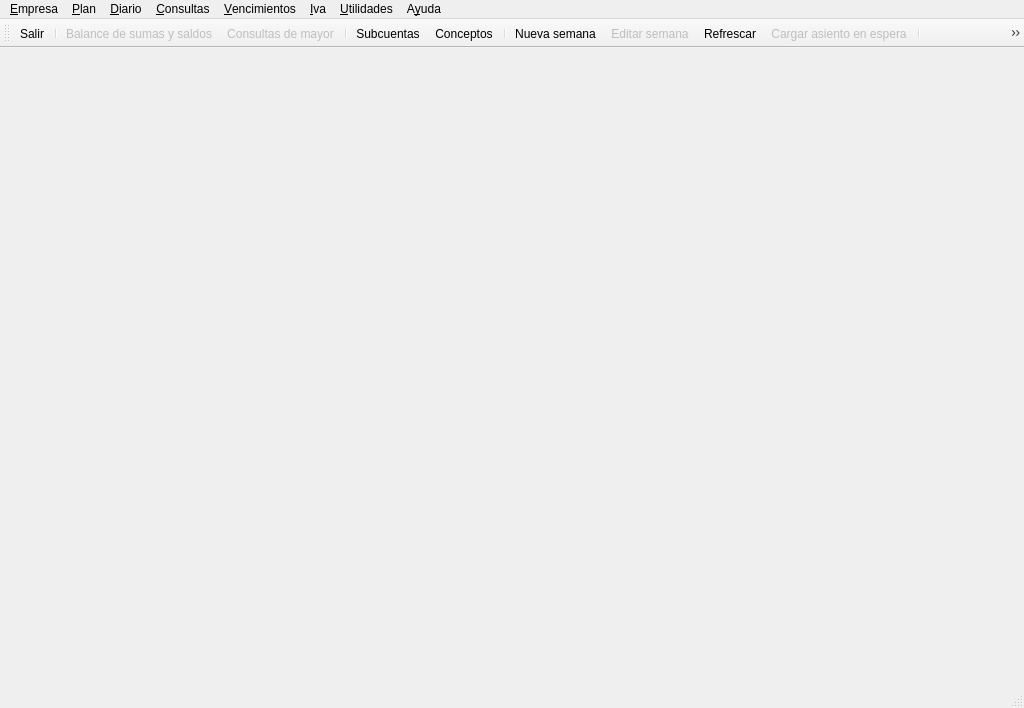
 <widget class="QMainWindow" name="Mrconta" >
  <property name="geometry" >
   <rect>
    <x>0</x>
    <y>0</y>
    <width>1024</width>
    <height>708</height>
   </rect>
  </property>
  <property name="windowTitle" >
   <string>LibroKuentas</string>
  </property>
  <property name="windowIcon" >
   <iconset resource="keme.qrc" >
    <normaloff>:/graf/keme.png</normaloff>:/graf/keme.png</iconset>
  </property>
  <widget class="QWidget" name="centralwidget" >
   <layout class="QVBoxLayout" >
    <property name="spacing" >
     <number>6</number>
    </property>
    <property name="margin" >
     <number>9</number>
    </property>
   </layout>
  </widget>
  <widget class="QMenuBar" name="menubar" >
   <property name="geometry" >
    <rect>
     <x>0</x>
     <y>0</y>
     <width>1024</width>
     <height>25</height>
    </rect>
   </property>
   <widget class="QMenu" name="menuEmpresa" >
    <property name="title" >
     <string>&amp;Empresa</string>
    </property>
    <addaction name="actionConexi_n" />
    <addaction name="actionEjercicios_contables" />
    <addaction name="actionNuevaempresa" />
    <addaction name="actionConfiguraci_n" />
    <addaction name="actionSalir" />
   </widget>
   <widget class="QMenu" name="menuPlan" >
    <property name="title" >
     <string>&amp;Plan</string>
    </property>
    <addaction name="actionCuentas" />
    <addaction name="actionSubcuentas" />
    <addaction name="actionBusca_subcuenta" />
    <addaction name="separator" />
    <addaction name="actionExportar_plan" />
    <addaction name="actionExportar_plan_con_subcuentas" />
    <addaction name="actionImportar_plan" />
   </widget>
   <widget class="QMenu" name="menuDiario" >
    <property name="title" >
     <string>&amp;Diario</string>
    </property>
    <widget class="QMenu" name="menuAsientos_autom_ticos" >
     <property name="title" >
      <string>Semanas au&amp;tomáticas</string>
     </property>
     <addaction name="actionNuevo_asiento_autom" />
     <addaction name="actionImportar_asiento" />
    </widget>
    <widget class="QMenu" name="menuFin_de_ejercicio" >
     <property name="enabled" >
      <bool>true</bool>
     </property>
     <property name="title" >
      <string>Fin de e&amp;jercicio</string>
     </property>
     <addaction name="actionRegularizacion" />
     <addaction name="actionMarcar_como_cerrado_ejercicio" />
     <addaction name="actionCierre_de_ejercicio" />
     <addaction name="actionDeshacer_cierre" />
     <addaction name="actionAsiento_de_apertura" />
    </widget>
    <widget class="QMenu" name="menuOrdenar_por" >
     <property name="title" >
      <string>Ordenar por...</string>
     </property>
     <addaction name="actionOrden_numero" />
     <addaction name="actionNumero_cuenta" />
    </widget>
    <addaction name="actionNuevo_asiento" />
    <addaction name="actionEditar_asiento" />
    <addaction name="actionEditar_asiento_num" />
    <addaction name="actionBorra_asiento" />
    <addaction name="actionFiltrar_diario" />
    <addaction name="actionCopiar" />
    <addaction name="actionPegar" />
    <addaction name="actionCortar" />
    <addaction name="actionRefrescar" />
    <addaction name="actionCargar_asiento_en_espera" />
    <addaction name="actionImprimir_diario" />
    <addaction name="actionDiario_resumen" />
    <addaction name="actionConceptos" />
    <addaction name="actionBusca_concepto" />
    <addaction name="menuAsientos_autom_ticos" />
    <addaction name="menuFin_de_ejercicio" />
    <addaction name="actionTipos_diario" />
    <addaction name="menuOrdenar_por" />
   </widget>
   <widget class="QMenu" name="menuConsultas" >
    <property name="title" >
     <string>&amp;Consultas</string>
    </property>
    <addaction name="actionConsultas_de_mayor" />
    <addaction name="actionImprime_mayor" />
    <addaction name="actionBalance_de_sumas_y_saldos" />
    <addaction name="actionAcumulados_mes" />
    <addaction name="actionConsulta_plan" />
    <addaction name="actionOperaciones" />
   </widget>
   <widget class="QMenu" name="menuVencimientos" >
    <property name="title" >
     <string>&amp;Vencimientos</string>
    </property>
    <addaction name="actionVencimientos_a_partir_diario" />
    <addaction name="actionProcesar_vencimientos" />
    <addaction name="actionVencimientosSemana" />
   </widget>
   <widget class="QMenu" name="menuIva" >
    <property name="enabled" >
     <bool>true</bool>
    </property>
    <property name="title" >
     <string>&amp;Iva</string>
    </property>
    <addaction name="actionNuevo_registro_de_IVA_soportado" />
    <addaction name="actionNuevo_registro_de_IVA_repercutido" />
    <addaction name="actionAdquisici_n_intracomunitaria_de_bienes" />
    <addaction name="actionEntrega_intracomunitaria_de_bienes" />
    <addaction name="actionTipos_de_IVA" />
    <addaction name="actionLibro_de_Facturas_Recibidas" />
    <addaction name="actionLibro_de_Facturas_Emitidas" />
    <addaction name="actionLibro_IVA_soportado_por_AIB" />
    <addaction name="actionLibro_IVA_repercutido_por_AIB" />
    <addaction name="actionLibro_de_entregas_intracomunitarias" />
    <addaction name="actionLiquidaci_n_de_IVA" />
    <addaction name="actionRelopiva" />
   </widget>
   <widget class="QMenu" name="menuUtilidades" >
    <property name="title" >
     <string>&amp;Utilidades</string>
    </property>
    <widget class="QMenu" name="menuImportar" >
     <property name="title" >
      <string>&amp;Importar</string>
     </property>
     <addaction name="actionImportar_asientos" />
     <addaction name="actionEditar_equivalencias" />
    </widget>
    <widget class="QMenu" name="menuLibros_contables" >
     <property name="title" >
      <string>&amp;Libros contables</string>
     </property>
     <addaction name="actionAgrupar_TEX" />
     <addaction name="actionConsulta_TEX" />
     <addaction name="actionGenerar_PDF" />
    </widget>
    <widget class="QMenu" name="menuConversi_n_Plan_Contable" >
     <property name="enabled" >
      <bool>false</bool>
     </property>
     <property name="title" >
      <string>Conver&amp;sión Plan Contable</string>
     </property>
     <addaction name="actionCargar_plan_nuevo" />
     <addaction name="actionEditar_plan_nuevo" />
     <addaction name="actionMover_subcuentas_en_plan_nuevo" />
     <addaction name="actionBorrar_plan_nuevo" />
    </widget>
    <addaction name="actionPreferencias" />
    <addaction name="menuImportar" />
    <addaction name="actionAsignar_diario" />
    <addaction name="actionIntercambiar_numeros" />
    <addaction name="menuLibros_contables" />
    <addaction name="actionBorrar_intervalo" />
    <addaction name="actionIntercambiar_cuenta" />
    <addaction name="actionCambiar_cuenta" />
    <addaction name="actionEdita_pase" />
    <addaction name="actionEditar_concepto_y_documento" />
    <addaction name="actionCopia_seguridad" />
    <addaction name="actionRectificar_saldos" />
    <addaction name="menuConversi_n_Plan_Contable" />
   </widget>
   <widget class="QMenu" name="menuAyuda" >
    <property name="title" >
     <string>A&amp;yuda</string>
    </property>
    <addaction name="actionContenido" />
    <addaction name="actionInformacion_conexion" />
    <addaction name="actionAcerca_de" />
    <addaction name="actionAcuerdo_de_licencia" />
    <addaction name="actionAcuerdo_de_licencia_esp" />
   </widget>
   <addaction name="menuEmpresa" />
   <addaction name="menuPlan" />
   <addaction name="menuDiario" />
   <addaction name="menuConsultas" />
   <addaction name="menuVencimientos" />
   <addaction name="menuIva" />
   <addaction name="menuUtilidades" />
   <addaction name="menuAyuda" />
  </widget>
  <widget class="QStatusBar" name="statusbar" />
  <widget class="QToolBar" name="toolBar" >
   <property name="enabled" >
    <bool>true</bool>
   </property>
   <property name="orientation" >
    <enum>Qt::Horizontal</enum>
   </property>
   <property name="iconSize" >
    <size>
     <width>31</width>
     <height>31</height>
    </size>
   </property>
   <attribute name="toolBarArea" >
    <enum>TopToolBarArea</enum>
   </attribute>
   <attribute name="toolBarBreak" >
    <bool>false</bool>
   </attribute>
   <addaction name="actionSalir" />
   <addaction name="separator" />
   <addaction name="actionBalance_de_sumas_y_saldos" />
   <addaction name="actionConsultas_de_mayor" />
   <addaction name="separator" />
   <addaction name="actionSubcuentas" />
   <addaction name="actionConceptos" />
   <addaction name="separator" />
   <addaction name="actionNuevo_asiento" />
   <addaction name="actionEditar_asiento" />
   <addaction name="actionRefrescar" />
   <addaction name="actionCargar_asiento_en_espera" />
   <addaction name="separator" />
   <addaction name="actionNuevo_registro_de_IVA_soportado" />
   <addaction name="actionNuevo_registro_de_IVA_repercutido" />
   <addaction name="separator" />
   <addaction name="actionCopiar" />
   <addaction name="actionCortar" />
   <addaction name="actionPegar" />
   <addaction name="separator" />
   <addaction name="actionFiltrar_diario" />
   <addaction name="actionImprimir_diario" />
   <addaction name="separator" />
   <addaction name="actionVencimientos_a_partir_diario" />
   <addaction name="actionVencimientosSemana" />
   <addaction name="actionProcesar_vencimientos" />
   <addaction name="separator" />
   <addaction name="actionNuevo_asiento_autom" />
  </widget>
  <action name="actionNuevaempresa" >
   <property name="text" >
    <string>&amp;Nueva empresa</string>
   </property>
   <property name="iconText" >
    <string>nueva empresa</string>
   </property>
   <property name="toolTip" >
    <string>nueva empresa</string>
   </property>
  </action>
  <action name="actionConexi_n" >
   <property name="text" >
    <string>&amp;Conexión</string>
   </property>
  </action>
  <action name="actionSalir" >
   <property name="icon" >
    <iconset resource="keme.qrc" >
     <normaloff>:/graf/Door.png</normaloff>:/graf/Door.png</iconset>
   </property>
   <property name="text" >
    <string>&amp;Salir</string>
   </property>
  </action>
  <action name="actionPreferencias" >
   <property name="icon" >
    <iconset resource="keme.qrc" >
     <normaloff>:/images/librok-18.png</normaloff>:/images/librok-18.png</iconset>
   </property>
   <property name="text" >
    <string>&amp;Preferencias</string>
   </property>
  </action>
  <action name="actionFiltrar_diario" >
   <property name="icon" >
    <iconset resource="keme.qrc" >
     <normaloff>:/images/librok-29.png</normaloff>:/images/librok-29.png</iconset>
   </property>
   <property name="text" >
    <string>&amp;Filtrar diario</string>
   </property>
  </action>
  <action name="actionCopiar" >
   <property name="enabled" >
    <bool>false</bool>
   </property>
   <property name="icon" >
    <iconset resource="keme.qrc" >
     <normaloff>:/graf/Copy.png</normaloff>:/graf/Copy.png</iconset>
   </property>
   <property name="text" >
    <string>C&amp;opiar</string>
   </property>
  </action>
  <action name="actionConfiguraci_n" >
   <property name="text" >
    <string>C&amp;onfiguración</string>
   </property>
  </action>
  <action name="actionImportar_asientos" >
   <property name="icon" >
    <iconset resource="keme.qrc" >
     <normaloff>:/images/librok-1.png</normaloff>:/images/librok-1.png</iconset>
   </property>
   <property name="text" >
    <string>&amp;Importar semanas</string>
   </property>
  </action>
  <action name="actionPegar" >
   <property name="enabled" >
    <bool>false</bool>
   </property>
   <property name="icon" >
    <iconset resource="keme.qrc" >
     <normaloff>:/graf/Paste.png</normaloff>:/graf/Paste.png</iconset>
   </property>
   <property name="text" >
    <string>&amp;Pegar</string>
   </property>
  </action>
  <action name="actionRefrescar" >
   <property name="icon" >
    <iconset resource="keme.qrc" >
     <normaloff>:/images/librok-54.png</normaloff>:/images/librok-54.png</iconset>
   </property>
   <property name="text" >
    <string>&amp;Refrescar</string>
   </property>
  </action>
  <action name="actionCortar" >
   <property name="enabled" >
    <bool>false</bool>
   </property>
   <property name="icon" >
    <iconset resource="keme.qrc" >
     <normaloff>:/graf/tijeras.png</normaloff>:/graf/tijeras.png</iconset>
   </property>
   <property name="text" >
    <string>&amp;Cortar</string>
   </property>
  </action>
  <action name="actionCuentas" >
   <property name="text" >
    <string>&amp;Cuentas</string>
   </property>
  </action>
  <action name="actionSubcuentas" >
   <property name="icon" >
    <iconset resource="keme.qrc" >
     <normaloff>:/graf/subcuenta.png</normaloff>:/graf/subcuenta.png</iconset>
   </property>
   <property name="text" >
    <string>&amp;Subcuentas</string>
   </property>
  </action>
  <action name="actionBusca_subcuenta" >
   <property name="enabled" >
    <bool>true</bool>
   </property>
   <property name="text" >
    <string>&amp;Busca subcuenta</string>
   </property>
  </action>
  <action name="actionNuevo_asiento" >
   <property name="enabled" >
    <bool>true</bool>
   </property>
   <property name="icon" >
    <iconset resource="keme.qrc" >
     <normaloff>:/graf/File.png</normaloff>:/graf/File.png</iconset>
   </property>
   <property name="text" >
    <string>&amp;Nueva semana</string>
   </property>
   <property name="shortcut" >
    <string>Ctrl+A</string>
   </property>
  </action>
  <action name="actionConceptos" >
   <property name="icon" >
    <iconset resource="keme.qrc" >
     <normaloff>:/graf/concepto.png</normaloff>:/graf/concepto.png</iconset>
   </property>
   <property name="text" >
    <string>Co&amp;nceptos</string>
   </property>
  </action>
  <action name="actionBusca_concepto" >
   <property name="text" >
    <string>B&amp;usca concepto</string>
   </property>
  </action>
  <action name="actionNuevo_registro_de_IVA_soportado" >
   <property name="enabled" >
    <bool>false</bool>
   </property>
   <property name="icon" >
    <iconset resource="keme.qrc" >
     <normaloff>:/graf/soportado.png</normaloff>:/graf/soportado.png</iconset>
   </property>
   <property name="text" >
    <string>Nuevo registro de IVA &amp;soportado</string>
   </property>
   <property name="shortcut" >
    <string>Ctrl+S</string>
   </property>
  </action>
  <action name="actionNuevo_registro_de_IVA_repercutido" >
   <property name="enabled" >
    <bool>false</bool>
   </property>
   <property name="icon" >
    <iconset resource="keme.qrc" >
     <normaloff>:/graf/repercutido.png</normaloff>:/graf/repercutido.png</iconset>
   </property>
   <property name="text" >
    <string>Nuevo registro de IVA &amp;repercutido</string>
   </property>
   <property name="shortcut" >
    <string>Ctrl+R</string>
   </property>
  </action>
  <action name="actionAdquisici_n_intracomunitaria_de_bienes" >
   <property name="enabled" >
    <bool>false</bool>
   </property>
   <property name="text" >
    <string>&amp;Adquisición intracomunitaria de bienes</string>
   </property>
  </action>
  <action name="actionEntrega_intracomunitaria_de_bienes" >
   <property name="enabled" >
    <bool>false</bool>
   </property>
   <property name="text" >
    <string>&amp;Entrega intracomunitaria de bienes</string>
   </property>
  </action>
  <action name="actionC_digos_imputaci_n_primer_nivel" >
   <property name="enabled" >
    <bool>false</bool>
   </property>
   <property name="text" >
    <string>Códigos imputación &amp;primer nivel</string>
   </property>
  </action>
  <action name="actionC_digos_imputaci_n_segundo_nivel" >
   <property name="enabled" >
    <bool>false</bool>
   </property>
   <property name="text" >
    <string>Códigos imputación &amp;segundo nivel</string>
   </property>
  </action>
  <action name="actionC_digos_imputaci_n_tercer_nivel" >
   <property name="enabled" >
    <bool>false</bool>
   </property>
   <property name="text" >
    <string>Códigos imputación &amp;tercer nivel</string>
   </property>
  </action>
  <action name="actionPrueba" >
   <property name="text" >
    <string>prueba</string>
   </property>
  </action>
  <action name="actionConsultas_de_mayor" >
   <property name="enabled" >
    <bool>false</bool>
   </property>
   <property name="icon" >
    <iconset resource="keme.qrc" >
     <normaloff>:/graf/mayorg.xpm</normaloff>:/graf/mayorg.xpm</iconset>
   </property>
   <property name="text" >
    <string>&amp;Consultas de mayor</string>
   </property>
   <property name="shortcut" >
    <string comment="Consultas|Mayor" >Ctrl+M</string>
   </property>
  </action>
  <action name="actionEditar_asiento" >
   <property name="enabled" >
    <bool>false</bool>
   </property>
   <property name="icon" >
    <iconset resource="keme.qrc" >
     <normaloff>:/images/journal.png</normaloff>:/images/journal.png</iconset>
   </property>
   <property name="text" >
    <string>&amp;Editar semana</string>
   </property>
  </action>
  <action name="actionImprime_mayor" >
   <property name="enabled" >
    <bool>false</bool>
   </property>
   <property name="text" >
    <string>&amp;Imprime mayor</string>
   </property>
  </action>
  <action name="actionBalance_de_sumas_y_saldos" >
   <property name="enabled" >
    <bool>false</bool>
   </property>
   <property name="icon" >
    <iconset resource="keme.qrc" >
     <normaloff>:/graf/bss.png</normaloff>:/graf/bss.png</iconset>
   </property>
   <property name="text" >
    <string>&amp;Balance de sumas y saldos</string>
   </property>
  </action>
  <action name="actionConsulta_imputaciones" >
   <property name="enabled" >
    <bool>false</bool>
   </property>
   <property name="text" >
    <string>&amp;Consulta imputaciones</string>
   </property>
  </action>
  <action name="actionNuevo_asiento_autom" >
   <property name="icon" >
    <iconset resource="keme.qrc" >
     <normaloff>:/images/librok-34.png</normaloff>:/images/librok-34.png</iconset>
   </property>
   <property name="text" >
    <string>&amp;Nueva semana automática</string>
   </property>
  </action>
  <action name="actionEdicion_asiento_autom" >
   <property name="enabled" >
    <bool>false</bool>
   </property>
   <property name="text" >
    <string>&amp;Edición asiento automático</string>
   </property>
  </action>
  <action name="actionEjecutar_asiento_autom" >
   <property name="enabled" >
    <bool>false</bool>
   </property>
   <property name="icon" >
    <iconset>
     <normaloff>:/graf/pad.png</normaloff>:/graf/pad.png</iconset>
   </property>
   <property name="text" >
    <string>E&amp;jecutar asiento automático</string>
   </property>
  </action>
  <action name="actionPlan_de_amortizaciones" >
   <property name="text" >
    <string>&amp;Plan de amortizaciones</string>
   </property>
  </action>
  <action name="actionAsiento_de_amortizaciones" >
   <property name="text" >
    <string>&amp;Asiento de amortizaciones</string>
   </property>
  </action>
  <action name="actionDiferencias_base_imponible" >
   <property name="text" >
    <string>&amp;Diferencias en base imponible I.S.</string>
   </property>
  </action>
  <action name="actionHcodif" >
   <property name="text" >
    <string>&amp;Histórico de diferencias en amortizaciones</string>
   </property>
  </action>
  <action name="actionInmovilizado_neto" >
   <property name="text" >
    <string>&amp;Inmovilizado neto</string>
   </property>
  </action>
  <action name="actionEjercicios_contables" >
   <property name="text" >
    <string>&amp;Ejercicios contables</string>
   </property>
  </action>
  <action name="actionVencimientos_a_partir_diario" >
   <property name="enabled" >
    <bool>false</bool>
   </property>
   <property name="icon" >
    <iconset resource="keme.qrc" >
     <normaloff>:/images/librok-14.png</normaloff>:/images/librok-14.png</iconset>
   </property>
   <property name="text" >
    <string>&amp;Vencimientos a partir diario</string>
   </property>
   <property name="shortcut" >
    <string>Ctrl+V</string>
   </property>
  </action>
  <action name="actionProcesar_vencimientos" >
   <property name="enabled" >
    <bool>true</bool>
   </property>
   <property name="icon" >
    <iconset resource="keme.qrc" >
     <normaloff>:/graf/money.png</normaloff>:/graf/money.png</iconset>
   </property>
   <property name="text" >
    <string>&amp;Procesar vencimientos</string>
   </property>
   <property name="shortcut" >
    <string>Ctrl+P</string>
   </property>
  </action>
  <action name="actionExportar_plan" >
   <property name="enabled" >
    <bool>true</bool>
   </property>
   <property name="text" >
    <string>&amp;Exportar plan</string>
   </property>
  </action>
  <action name="actionExportar_plan_con_subcuentas" >
   <property name="enabled" >
    <bool>true</bool>
   </property>
   <property name="text" >
    <string>E&amp;xportar plan con subcuentas</string>
   </property>
  </action>
  <action name="actionEditar_asiento_num" >
   <property name="icon" >
    <iconset resource="keme.qrc" >
     <normaloff>:/images/contgen2.png</normaloff>:/images/contgen2.png</iconset>
   </property>
   <property name="text" >
    <string>E&amp;ditar semana número ...</string>
   </property>
  </action>
  <action name="actionBorra_asiento" >
   <property name="enabled" >
    <bool>true</bool>
   </property>
   <property name="icon" >
    <iconset resource="keme.qrc" >
     <normaloff>:/graf/borrar.png</normaloff>:/graf/borrar.png</iconset>
   </property>
   <property name="text" >
    <string>&amp;Borra semana</string>
   </property>
   <property name="visible" >
    <bool>true</bool>
   </property>
  </action>
  <action name="actionImprimir_diario" >
   <property name="enabled" >
    <bool>false</bool>
   </property>
   <property name="icon" >
    <iconset resource="keme.qrc" >
     <normaloff>:/graf/Print.png</normaloff>:/graf/Print.png</iconset>
   </property>
   <property name="text" >
    <string>&amp;Imprimir diario</string>
   </property>
  </action>
  <action name="actionDiario_resumen" >
   <property name="enabled" >
    <bool>false</bool>
   </property>
   <property name="text" >
    <string>&amp;Diario resumen</string>
   </property>
  </action>
  <action name="actionCargar_asiento_en_espera" >
   <property name="enabled" >
    <bool>false</bool>
   </property>
   <property name="icon" >
    <iconset resource="keme.qrc" >
     <normaloff>:/graf/clock.png</normaloff>:/graf/clock.png</iconset>
   </property>
   <property name="text" >
    <string>Ca&amp;rgar asiento en espera</string>
   </property>
  </action>
  <action name="actionEjecutar_ult_autom" >
   <property name="enabled" >
    <bool>false</bool>
   </property>
   <property name="text" >
    <string>Ejec&amp;utar último asiento automático</string>
   </property>
  </action>
  <action name="actionBorrar_asiento_autom" >
   <property name="enabled" >
    <bool>false</bool>
   </property>
   <property name="text" >
    <string>&amp;Borrar asiento automático</string>
   </property>
  </action>
  <action name="actionRegularizacion" >
   <property name="enabled" >
    <bool>false</bool>
   </property>
   <property name="text" >
    <string>&amp;Regularización</string>
   </property>
  </action>
  <action name="actionCierre_de_ejercicio" >
   <property name="enabled" >
    <bool>false</bool>
   </property>
   <property name="text" >
    <string>&amp;Cierre de ejercicio</string>
   </property>
  </action>
  <action name="actionDeshacer_cierre" >
   <property name="text" >
    <string>&amp;Deshacer cierre</string>
   </property>
  </action>
  <action name="actionAsiento_de_apertura" >
   <property name="enabled" >
    <bool>false</bool>
   </property>
   <property name="text" >
    <string>&amp;Asiento de apertura</string>
   </property>
  </action>
  <action name="actionAcumulados_mes" >
   <property name="enabled" >
    <bool>false</bool>
   </property>
   <property name="text" >
    <string>&amp;Acumulados mes</string>
   </property>
  </action>
  <action name="actionConsulta_plan" >
   <property name="enabled" >
    <bool>false</bool>
   </property>
   <property name="text" >
    <string>C&amp;onsulta plan</string>
   </property>
  </action>
  <action name="actionOperaciones" >
   <property name="enabled" >
    <bool>true</bool>
   </property>
   <property name="icon" >
    <iconset resource="keme.qrc" >
     <normaloff>:/images/librok-20.png</normaloff>:/images/librok-20.png</iconset>
   </property>
   <property name="text" >
    <string>&amp;Volumen de operaciones</string>
   </property>
  </action>
  <action name="actionVencimientosSemana" >
   <property name="enabled" >
    <bool>true</bool>
   </property>
   <property name="icon" >
    <iconset resource="keme.qrc" >
     <normaloff>:/graf/pago.png</normaloff>:/graf/pago.png</iconset>
   </property>
   <property name="text" >
    <string>Vencimientos de la &amp;Semana</string>
   </property>
  </action>
  <action name="actionAsignar_vencimientos_cuentas_a_cobrar" >
   <property name="enabled" >
    <bool>false</bool>
   </property>
   <property name="icon" >
    <iconset resource="keme.qrc" >
     <normaloff>:/graf/cobro.png</normaloff>:/graf/cobro.png</iconset>
   </property>
   <property name="text" >
    <string>A&amp;signar vencimientos, cuentas a cobrar</string>
   </property>
  </action>
  <action name="actionVencimientos_anulados" >
   <property name="enabled" >
    <bool>false</bool>
   </property>
   <property name="text" >
    <string>V&amp;encimientos anulados</string>
   </property>
  </action>
  <action name="actionTipos_de_IVA" >
   <property name="enabled" >
    <bool>false</bool>
   </property>
   <property name="text" >
    <string>&amp;Tipos de IVA</string>
   </property>
  </action>
  <action name="actionLibro_de_Facturas_Recibidas" >
   <property name="enabled" >
    <bool>false</bool>
   </property>
   <property name="text" >
    <string>&amp;Libro de Facturas Recibidas</string>
   </property>
  </action>
  <action name="actionLibro_de_Facturas_Emitidas" >
   <property name="enabled" >
    <bool>false</bool>
   </property>
   <property name="text" >
    <string>L&amp;ibro de Facturas Emitidas</string>
   </property>
  </action>
  <action name="actionLibro_IVA_soportado_por_AIB" >
   <property name="enabled" >
    <bool>false</bool>
   </property>
   <property name="text" >
    <string>Li&amp;bro IVA soportado por AIB</string>
   </property>
  </action>
  <action name="actionLibro_IVA_repercutido_por_AIB" >
   <property name="enabled" >
    <bool>false</bool>
   </property>
   <property name="text" >
    <string>Libr&amp;o IVA repercutido por AIB</string>
   </property>
  </action>
  <action name="actionLibro_de_entregas_intracomunitarias" >
   <property name="enabled" >
    <bool>false</bool>
   </property>
   <property name="text" >
    <string>Libro &amp;de entregas intracomunitarias</string>
   </property>
  </action>
  <action name="actionLiquidaci_n_de_IVA" >
   <property name="enabled" >
    <bool>false</bool>
   </property>
   <property name="text" >
    <string>Li&amp;quidación de IVA</string>
   </property>
  </action>
  <action name="actionRelopiva" >
   <property name="enabled" >
    <bool>false</bool>
   </property>
   <property name="text" >
    <string>Rela&amp;ción de operaciones según libros IVA</string>
   </property>
  </action>
  <action name="actionBorrar_estado_contable" >
   <property name="text" >
    <string>&amp;Borrar estado contable</string>
   </property>
  </action>
  <action name="actionExportar_estado_contable" >
   <property name="text" >
    <string>E&amp;xportar estado contable</string>
   </property>
  </action>
  <action name="actionImportar_estado_contable" >
   <property name="text" >
    <string>&amp;Importar estado contable</string>
   </property>
  </action>
  <action name="actionLibera_calculo" >
   <property name="text" >
    <string>&amp;Libera cálculo saldos medios</string>
   </property>
  </action>
  <action name="actionRenumerar_asientos" >
   <property name="enabled" >
    <bool>false</bool>
   </property>
   <property name="text" >
    <string>&amp;Renumerar asientos</string>
   </property>
  </action>
  <action name="actionIntercambiar_numeros" >
   <property name="enabled" >
    <bool>false</bool>
   </property>
   <property name="text" >
    <string>I&amp;ntercambiar números de asiento</string>
   </property>
  </action>
  <action name="actionAsignar_diario" >
   <property name="enabled" >
    <bool>true</bool>
   </property>
   <property name="text" >
    <string>&amp;Asignar diario</string>
   </property>
  </action>
  <action name="actionMarcar_como_cerrado_ejercicio" >
   <property name="enabled" >
    <bool>true</bool>
   </property>
   <property name="text" >
    <string>&amp;Marcar como cerrado ejercicio</string>
   </property>
  </action>
  <action name="actionAgrupar_TEX" >
   <property name="text" >
    <string>&amp;Agrupar ficheros TEX en libro</string>
   </property>
  </action>
  <action name="actionConsulta_TEX" >
   <property name="text" >
    <string>&amp;Consulta ficheros TEX</string>
   </property>
  </action>
  <action name="actionGenerar_PDF" >
   <property name="icon" >
    <iconset resource="keme.qrc" >
     <normaloff>:/images/librok-43.png</normaloff>:/images/librok-43.png</iconset>
   </property>
   <property name="text" >
    <string>&amp;Generar PDF</string>
   </property>
  </action>
  <action name="actionImprimir_TEX" >
   <property name="text" >
    <string>Imprimir TEX</string>
   </property>
  </action>
  <action name="actionBorrar_intervalo" >
   <property name="enabled" >
    <bool>false</bool>
   </property>
   <property name="text" >
    <string>&amp;Borrar intervalo de asientos</string>
   </property>
  </action>
  <action name="actionIntercambiar_cuenta" >
   <property name="enabled" >
    <bool>false</bool>
   </property>
   <property name="text" >
    <string>In&amp;tercambiar cuenta en diario</string>
   </property>
  </action>
  <action name="actionCambiar_cuenta" >
   <property name="enabled" >
    <bool>false</bool>
   </property>
   <property name="text" >
    <string>&amp;Cambiar cuenta a apunte</string>
   </property>
  </action>
  <action name="actionEdita_pase" >
   <property name="enabled" >
    <bool>false</bool>
   </property>
   <property name="text" >
    <string>&amp;Edita pase</string>
   </property>
  </action>
  <action name="actionEditar_concepto_y_documento" >
   <property name="text" >
    <string>E&amp;ditar concepto y documento en pase</string>
   </property>
  </action>
  <action name="actionCopia_seguridad" >
   <property name="icon" >
    <iconset resource="keme.qrc" >
     <normaloff>:/graf/gz.png</normaloff>:/graf/gz.png</iconset>
   </property>
   <property name="text" >
    <string>C&amp;opia seguridad</string>
   </property>
  </action>
  <action name="actionRectificar_saldos" >
   <property name="text" >
    <string>Recti&amp;ficar saldos</string>
   </property>
  </action>
  <action name="actionContenido" >
   <property name="text" >
    <string>&amp;Contenido</string>
   </property>
  </action>
  <action name="actionInformacion_conexion" >
   <property name="icon" >
    <iconset resource="keme.qrc" >
     <normaloff>:/images/librok-33.png</normaloff>:/images/librok-33.png</iconset>
   </property>
   <property name="text" >
    <string>&amp;Información de la conexión</string>
   </property>
  </action>
  <action name="actionAcerca_de" >
   <property name="text" >
    <string>&amp;Acerca de</string>
   </property>
  </action>
  <action name="actionAcuerdo_de_licencia" >
   <property name="text" >
    <string>Ac&amp;uerdo de licencia</string>
   </property>
  </action>
  <action name="actionAcuerdo_de_licencia_esp" >
   <property name="text" >
    <string>Acuerdo de licencia en &amp;español</string>
   </property>
  </action>
  <action name="actionCargar_plan_nuevo" >
   <property name="text" >
    <string>&amp;Cargar plan nuevo</string>
   </property>
  </action>
  <action name="actionEditar_plan_nuevo" >
   <property name="text" >
    <string>&amp;Editar plan nuevo</string>
   </property>
  </action>
  <action name="actionEditar_equivalencias" >
   <property name="text" >
    <string>E&amp;ditar equivalencias</string>
   </property>
  </action>
  <action name="actionConvertir" >
   <property name="text" >
    <string>Convertir</string>
   </property>
  </action>
  <action name="actionMover_subcuentas_en_plan_nuevo" >
   <property name="text" >
    <string>&amp;Sustituir subcuentas </string>
   </property>
  </action>
  <action name="actionBorrar_plan_nuevo" >
   <property name="text" >
    <string>&amp;Borrar plan nuevo</string>
   </property>
  </action>
  <action name="actionOrden_numero" >
   <property name="checkable" >
    <bool>true</bool>
   </property>
   <property name="text" >
    <string>Orden por nú&amp;mero de asiento</string>
   </property>
  </action>
  <action name="actionExportar_asiento" >
   <property name="enabled" >
    <bool>false</bool>
   </property>
   <property name="text" >
    <string>E&amp;xportar asiento automático</string>
   </property>
  </action>
  <action name="actionImportar_asiento" >
   <property name="enabled" >
    <bool>false</bool>
   </property>
   <property name="icon" >
    <iconset resource="keme.qrc" >
     <normaloff>:/lacaixa.png</normaloff>:/lacaixa.png</iconset>
   </property>
   <property name="text" >
    <string>&amp;Importar asiento automático</string>
   </property>
  </action>
  <action name="actionTipos_diario" >
   <property name="text" >
    <string>&amp;Tipos de diario</string>
   </property>
  </action>
  <action name="actionEditar_presupuesto" >
   <property name="text" >
    <string>Editar presupuesto, &amp;subcuentas</string>
   </property>
  </action>
  <action name="actionPeriodos" >
   <property name="text" >
    <string>Períodos ejercicio</string>
   </property>
  </action>
  <action name="actionEditar_pres_cuentas" >
   <property name="text" >
    <string>Editar presupuesto, c&amp;uentas</string>
   </property>
  </action>
  <action name="actionPrevisiones_realizaciones_subcuentas" >
   <property name="text" >
    <string>&amp;Previsiones-realizaciones subcuentas</string>
   </property>
  </action>
  <action name="actionPrevisiones_realizaciones_cuentas" >
   <property name="text" >
    <string>P&amp;revisiones-realizaciones cuentas</string>
   </property>
  </action>
  <action name="actionImportar_plan" >
   <property name="enabled" >
    <bool>true</bool>
   </property>
   <property name="text" >
    <string>&amp;Importar plan</string>
   </property>
  </action>
  <action name="actionNumero_cuenta" >
   <property name="checkable" >
    <bool>true</bool>
   </property>
   <property name="text" >
    <string>Ordenar por subcuenta</string>
   </property>
  </action>
 </widget>
